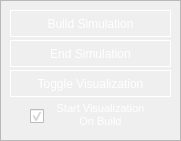
    <widget class="QFrame" name="button_frame">
     <property name="geometry">
      <rect>
       <x>10</x>
       <y>350</y>
       <width>181</width>
       <height>141</height>
      </rect>
     </property>
     <property name="frameShape">
      <enum>QFrame::StyledPanel</enum>
     </property>
     <property name="frameShadow">
      <enum>QFrame::Raised</enum>
     </property>
     <widget class="QCheckBox" name="start_visualization_on_build_checkbox">
      <property name="enabled">
       <bool>true</bool>
      </property>
      <property name="geometry">
       <rect>
        <x>30</x>
        <y>105</y>
        <width>21</width>
        <height>22</height>
       </rect>
      </property>
      <property name="sizePolicy">
       <sizepolicy hsizetype="Minimum" vsizetype="Fixed">
        <horstretch>0</horstretch>
        <verstretch>0</verstretch>
       </sizepolicy>
      </property>
      <property name="maximumSize">
       <size>
        <width>16777215</width>
        <height>22</height>
       </size>
      </property>
      <property name="toolTip">
       <string>&lt;!DOCTYPE HTML PUBLIC &quot;-//W3C//DTD HTML 4.0//EN&quot; &quot;http://www.w3.org/TR/REC-html40/strict.dtd&quot;&gt;
&lt;html&gt;&lt;head&gt;&lt;meta name=&quot;qrichtext&quot; content=&quot;1&quot; /&gt;&lt;style type=&quot;text/css&quot;&gt;
p, li { white-space: pre-wrap; }
&lt;/style&gt;&lt;/head&gt;&lt;body style=&quot; font-family:'Ubuntu'; font-size:11pt; font-weight:400; font-style:normal;&quot;&gt;
&lt;p style=&quot;-qt-paragraph-type:empty; margin-top:12px; margin-bottom:12px; margin-left:0px; margin-right:0px; -qt-block-indent:0; text-indent:0px;&quot;&gt;&lt;br /&gt;&lt;/p&gt;&lt;/body&gt;&lt;/html&gt;</string>
      </property>
      <property name="whatsThis">
       <string/>
      </property>
      <property name="styleSheet">
       <string notr="true">color: rgb(255, 255, 255);</string>
      </property>
      <property name="text">
       <string/>
      </property>
      <property name="checked">
       <bool>true</bool>
      </property>
     </widget>
     <widget class="QLabel" name="start_visualization_on_build_label">
      <property name="geometry">
       <rect>
        <x>55</x>
        <y>100</y>
        <width>91</width>
        <height>31</height>
       </rect>
      </property>
      <property name="styleSheet">
       <string notr="true">color: rgb(255, 255, 255);</string>
      </property>
      <property name="text">
       <string>&lt;html&gt;&lt;head/&gt;&lt;body&gt;&lt;p align=&quot;center&quot;&gt;&lt;span style=&quot; font-size:8pt;&quot;&gt;Start Visualization On Build&lt;/span&gt;&lt;/p&gt;&lt;/body&gt;&lt;/html&gt;</string>
      </property>
      <property name="alignment">
       <set>Qt::AlignCenter</set>
      </property>
      <property name="wordWrap">
       <bool>true</bool>
      </property>
      <property name="indent">
       <number>0</number>
      </property>
     </widget>
     <widget class="QPushButton" name="build_simulation_button">
      <property name="geometry">
       <rect>
        <x>10</x>
        <y>10</y>
        <width>161</width>
        <height>27</height>
       </rect>
      </property>
      <property name="styleSheet">
       <string notr="true">color: rgb(255, 255, 255);
border-color: rgb(255, 255, 255);
border: 1px solid white; 
</string>
      </property>
      <property name="text">
       <string>Build Simulation</string>
      </property>
     </widget>
     <widget class="QPushButton" name="clear_simulation_button">
      <property name="enabled">
       <bool>true</bool>
      </property>
      <property name="geometry">
       <rect>
        <x>10</x>
        <y>40</y>
        <width>161</width>
        <height>27</height>
       </rect>
      </property>
      <property name="styleSheet">
       <string notr="true">color: rgb(255, 255, 255);
border-color: rgb(255, 255, 255);
border: 1px solid white; 
</string>
      </property>
      <property name="text">
       <string>End Simulation</string>
      </property>
     </widget>
     <widget class="QPushButton" name="visualize_simulation_button">
      <property name="enabled">
       <bool>true</bool>
      </property>
      <property name="geometry">
       <rect>
        <x>10</x>
        <y>70</y>
        <width>161</width>
        <height>27</height>
       </rect>
      </property>
      <property name="styleSheet">
       <string notr="true">color: rgb(255, 255, 255);
border-color: rgb(255, 255, 255);
border: 1px solid white; 
</string>
      </property>
      <property name="text">
       <string>Toggle Visualization</string>
      </property>
     </widget>
    </widget>
